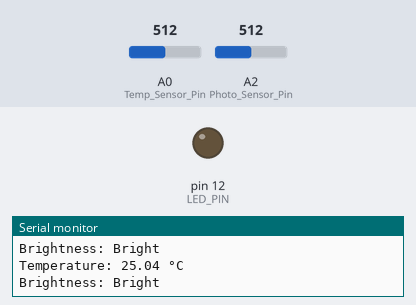
The sketch below on a simulated Arduino Uno, built with avr-gcc and run on an emulated ATmega328P. Shown: output pins drawn as LEDs (lit = HIGH), the last lines printed to the serial monitor. Dashed ring = blinking. The inputs (shaded band) are chosen by the test bench; at power-on: A0 (Temp_Sensor_Pin) = 512, A2 (Photo_Sensor_Pin) = 512.

Above: at 1.8 s.
1.9 s: A0 (Temp_Sensor_Pin) set to 739
3.4 s: A0 (Temp_Sensor_Pin) set to 759
At 4.05 s:
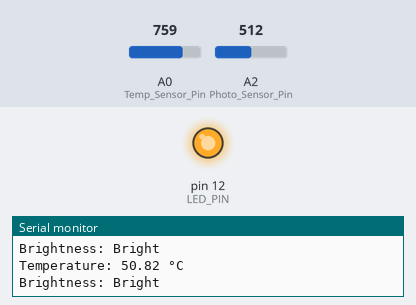
7.1 s: A2 (Photo_Sensor_Pin) set to 229
10.6 s: A2 (Photo_Sensor_Pin) set to 202
At 10.86 s:
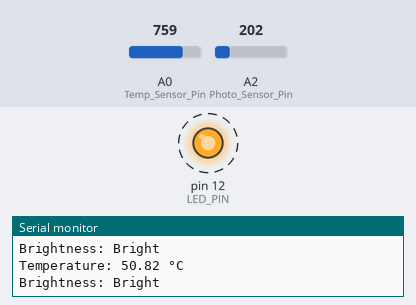
14.5 s: A2 (Photo_Sensor_Pin) set to 230
At 17.8 s:
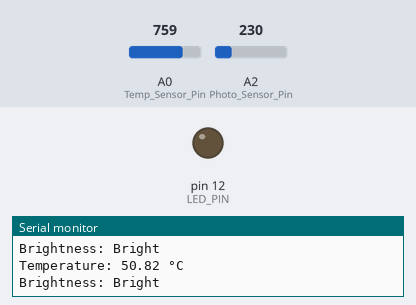
18.0 s: A2 (Photo_Sensor_Pin) set to 210
At 19.0 s:
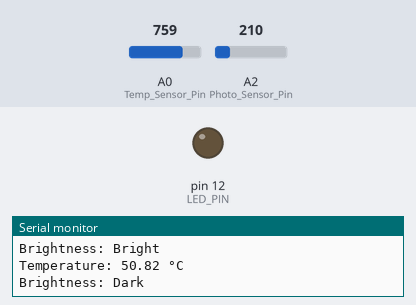
Timing chart, 0 to 20.5 s (numbered marks = the images above; inputs shaded):
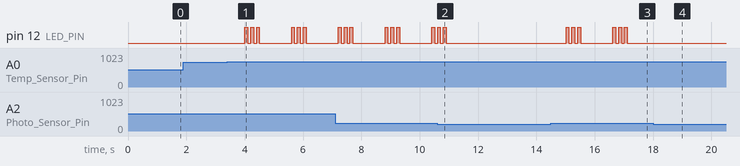

Measured:
- the behaviour switches between 752 and 753 on A0 (Temp_Sensor_Pin) (found by bisection; images 0 and 1)
- the behaviour switches between 220 and 219 on A2 (Photo_Sensor_Pin) (found by bisection; images 1 and 2)
- after the input at 3.4 s, pin 12 (LED_PIN): LOW → HIGH after 0.61 s, → LOW 0.10 s later, → HIGH 0.10 s later, → LOW 0.10 s later, … (12 changes in this stretch)
- after the input at 10.6 s, pin 12 (LED_PIN): goes on until 10.9 s, then stays LOW
- after the input at 14.5 s, pin 12 (LED_PIN): LOW → HIGH after 0.52 s, → LOW 0.10 s later, → HIGH 0.10 s later, → LOW 0.10 s later, … (12 changes in this stretch)
- after the input at 18.0 s, pin 12 (LED_PIN): stops changing and stays LOW

The sketch:

Fire_Detection_code.ino
```cpp
#define Temp_Sensor_Pin A0
#define Photo_Sensor_Pin A2
#define LED_PIN 12

const float Tempmax_Treshold = 50.0;
const int Brightnessmax_Treshold = 220;
const int BetaValue = 3950;
const int Series_Resistance = 10;

float ReadTemperature();
int ReadBrightness();
String BrightnessStatus(int BrightnessValue);
void CheckFire(float Temp, int Brightness);

void setup() {

  Serial.begin(9600);
  pinMode(Temp_Sensor_Pin, INPUT);
  pinMode(Photo_Sensor_Pin, INPUT);
  pinMode(LED_PIN, OUTPUT);
}

void loop() {
  float Temperature = ReadTemperature();
  int Brightness = ReadBrightness();

  Serial.print("Temperature: ");
  Serial.print(Temperature);
  Serial.println(" °C");

  Serial.print("Brightness: ");
  Serial.println(BrightnessStatus(Brightness));

  CheckFire(Temperature, Brightness);
  delay(1000);
}

float ReadTemperature() {
  int SensorValue = analogRead(Temp_Sensor_Pin);
  float Resistance = Series_Resistance * (1023.0 / SensorValue - 1.0);
  float TemperatureK = BetaValue / (log(Resistance / Series_Resistance) + BetaValue / 298.15);
  float TemperatureC = TemperatureK - 273.15;
  return TemperatureC;
}

int ReadBrightness() {
  return analogRead(Photo_Sensor_Pin);
}

String BrightnessStatus(int BrightnessValue) {
  if (BrightnessValue > Brightnessmax_Treshold) {
    return "Bright";
  } else {
    return "Dark";
  }
}

void CheckFire(float Temp, int Brightness) {
  if (Temp >= Tempmax_Treshold && Brightness >= Brightnessmax_Treshold) {
    for (int i = 0; i < 3; i++) {
      digitalWrite(LED_PIN, HIGH);
      delay(100);
      digitalWrite(LED_PIN, LOW);
      delay(100);
    }
  } else {
    digitalWrite(LED_PIN, LOW);
  }
}
```
